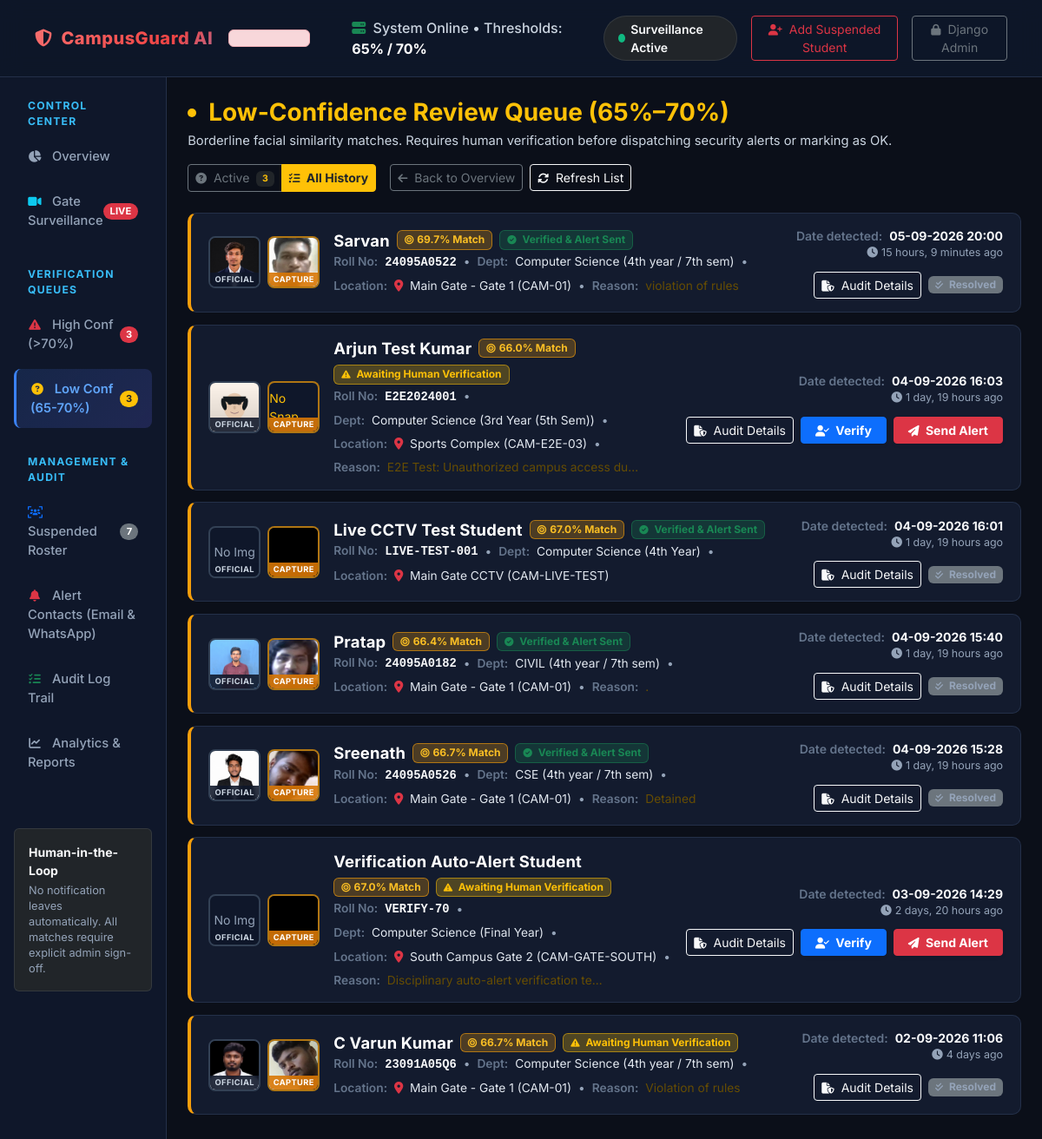
Screenshot of /queue/low-confidence/?show=all with the database file from the repository.
### surveillance/models.py (models this page shows, shortened)
class DetectionLog(models.Model):
    STATUS_CHOICES = [
        ('pending', 'Pending Review'),
        ('low_confidence', 'Low Confidence Queue (65%-70%)'),
        ('high_confidence', 'High Confidence Queue (>70%)'),
        ('verified', 'Verified Match (Alert Sent)'),
        ('acknowledged', 'Acknowledged / OK'),
        ('rejected', 'Rejected (False Positive)'),
        ('unmatched', 'Unmatched / Discarded (<65%)'),
    ]
    matched_student = models.ForeignKey(
        SuspendedStudent,
        on_delete=models.SET_NULL,
        null=True,
        blank=True,
        related_name="detections",
        verbose_name="Matched Suspended Student"
    )
    camera_id = models.CharField(
        max_length=50,
        default="CAM-01",
        verbose_name="Camera ID / Stream Source"
    )
    location = models.CharField(
        max_length=150,
        default="Main Gate - Entry Point",
        verbose_name="Gate / Camera Location"
    )
    timestamp = models.DateTimeField(
        auto_now_add=True,
        verbose_name="Detection Timestamp"
    )
    confidence_score = models.FloatField(
        verbose_name="Match Confidence Score (0.0 - 1.0)"
    )
    snapshot_image = models.ImageField(
        upload_to='snapshots/%Y/%m/%d/',
        verbose_name="Surveillance Frame Snapshot / Cropped Face"
    )
    status = models.CharField(
        max_length=30,
        choices=STATUS_CHOICES,
        default='pending',
        verbose_name="Review Status"
    )
    admin_reviewed_by = models.ForeignKey(
        User,
        on_delete=models.SET_NULL,
        null=True,
        blank=True,
        related_name="reviewed_detections",
        verbose_name="Reviewed By Admin"
    )
    admin_notes = models.TextField(
        null=True,
        blank=True,
        verbose_name="Admin Review Notes"
    )
    alert_sent = models.BooleanField(
        default=False,
        verbose_name="Email Alert Dispatched"
    )
    alert_sent_at = models.DateTimeField(
        null=True,
        blank=True,
        verbose_name="Email Alert Sent Timestamp"
    )
    whatsapp_sent = models.BooleanField(
        default=False,
        verbose_name="WhatsApp Alert Dispatched"
    )
    whatsapp_sent_at = models.DateTimeField(
        null=True,
        blank=True,
        verbose_name="WhatsApp Alert Sent Timestamp"
    )
    class Meta:
        ordering = ['-timestamp']
        verbose_name = "Detection Log"
        verbose_name_plural = "Detection Logs"
    @property
    def confidence_percentage(self):
        return round(self.confidence_score * 100, 1)

### students/models.py (models this page shows, shortened)
class SuspendedStudent(models.Model):
    STATUS_CHOICES = [
        ('active', 'Active Suspension'),
        ('expired', 'Suspension Expired'),
    ]
    student_id = models.CharField(
        max_length=50,
        unique=True,
        verbose_name="Roll Number / Student ID",
        help_text="Unique student registration/roll number."
    )
    full_name = models.CharField(
        max_length=150,
        verbose_name="Full Name"
    )
    photo = models.ImageField(
        upload_to='students/profiles/',
        verbose_name="Reference Photo"
    )
    department = models.CharField(
        max_length=100,
        verbose_name="Department"
    )
    year = models.CharField(
        max_length=20,
        verbose_name="Year / Semester"
    )
    suspension_reason = models.TextField(
        verbose_name="Reason for Suspension"
    )
    suspension_start_date = models.DateField(
        verbose_name="Suspension Start Date"
    )
    suspension_end_date = models.DateField(
        verbose_name="Suspension End Date"
    )
    status = models.CharField(
        max_length=20,
        choices=STATUS_CHOICES,
        default='active',
        verbose_name="Suspension Status"
    )
    added_by = models.ForeignKey(
        User,
        on_delete=models.SET_NULL,
        null=True,
        blank=True,
        related_name="added_students",
        verbose_name="Added By Admin"
    )
    created_at = models.DateTimeField(
        auto_now_add=True,
        verbose_name="Created At"
    )
    class Meta:
        ordering = ['-created_at']
        verbose_name = "Suspended Student"
        verbose_name_plural = "Suspended Students"

### dashboard/views.py (the view)
# urls.py: path('queue/low-confidence/', views.low_confidence_queue, name='low_confidence_queue'),
def low_confidence_queue(request):
    show_all = request.GET.get('show') == 'all'
    if not show_all:
        latest_ids = (
            DetectionLog.objects.filter(
                status='low_confidence',
                matched_student__isnull=False
            ).values('matched_student')
            .annotate(latest_id=Max('id'))
            .values_list('latest_id', flat=True)
        )
        detections = DetectionLog.objects.filter(id__in=latest_ids).select_related('matched_student').order_by('-timestamp')
    else:
        all_low_ids = (
            DetectionLog.objects.filter(
                confidence_score__gte=0.65,
                confidence_score__lt=0.70,
                matched_student__isnull=False
            ).values('matched_student')
            .annotate(latest_id=Max('id'))
            .values_list('latest_id', flat=True)
        )
        detections = DetectionLog.objects.filter(id__in=all_low_ids).select_related('matched_student').order_by('-timestamp')
    active_count = (
        DetectionLog.objects.filter(
            status='low_confidence',
            matched_student__isnull=False
        ).values('matched_student')
        .distinct()
        .count()
    )
    return render(request, 'dashboard/low_confidence_queue.html', {
        'detections': detections,
        'show_all': show_all,
        'active_count': active_count,
    })

### templates/dashboard/low_confidence_queue.html (shortened to what this page needs)
{% extends 'base.html' %}
{% load static %}
{% block content %}
<div class="container-fluid px-0">
    <div class="d-flex flex-wrap align-items-center justify-content-between gap-3 mb-4">
        <div>
            <div class="d-flex align-items-center gap-2">
                <span class="cg-pulse-dot bg-warning"></span>
                <h2 class="h3 fw-bold mb-0 text-warning">Low-Confidence Review Queue (65%–70%)</h2>
            </div>
            <p class="small mb-0 mt-1" style="color: #cbd5e1; font-weight: 400; font-size: 0.92rem;">
                Borderline facial similarity matches. Requires human verification before dispatching security alerts or marking as OK.
            </p>
        </div>
        <div class="d-flex flex-wrap align-items-center gap-2">
            <div class="btn-group btn-group-sm me-2" role="group">
                <a href="{% url 'dashboard:low_confidence_queue' %}"
                   class="btn {% if not show_all %}btn-warning text-dark fw-bold{% else %}btn-outline-secondary{% endif %}">
                    <i class="fa-solid fa-circle-question me-1"></i> Active
                    {% if active_count > 0 %}<span class="badge bg-dark text-warning ms-1">{{ active_count }}</span>{% endif %}
                </a>
                <a href="{% url 'dashboard:low_confidence_queue' %}?show=all"
                   class="btn {% if show_all %}btn-warning text-dark fw-bold{% else %}btn-outline-secondary{% endif %}">
                    <i class="fa-solid fa-list-check me-1"></i> All History
                </a>
            </div>
            <a href="{% url 'dashboard:overview' %}" class="btn btn-outline-secondary btn-sm">
                <i class="fa-solid fa-arrow-left me-1"></i> Back to Overview
            </a>
            <button onclick="window.location.reload()" class="btn btn-sm btn-outline-light">
                <i class="fa-solid fa-rotate me-1"></i> Refresh List
            </button>
        </div>
    </div>
    {% if detections %}
    <div class="cg-content-view-container">
        {% for log in detections %}
        <div class="cg-content-row low-conf {% if log.status == 'acknowledged' %}acknowledged{% endif %} d-flex flex-column flex-md-row align-items-start align-items-md-center justify-content-between gap-3">
            <div class="cg-content-thumb-container">
                <div class="cg-content-thumb-box" title="Official Reference Photo">
                    {% if log.matched_student.photo %}
                    <img src="{{ log.matched_student.photo.url }}" alt="Official Reference">
                    {% else %}
                    <div class="w-100 h-100 d-flex align-items-center justify-content-center text-muted small">No Img</div>
                    {% endif %}
                    <span class="cg-thumb-tag">Official</span>
                </div>
                <div class="cg-content-thumb-box capture-box-low" title="Surveillance Gate Capture">
                    {% if log.snapshot_image %}
                    <img src="{{ log.snapshot_image.url }}" alt="Gate Capture">
                    {% else %}
                    <div class="w-100 h-100 d-flex align-items-center justify-content-center text-warning small">No Snap</div>
                    {% endif %}
                    <span class="cg-thumb-tag capture-tag-low">Capture</span>
                </div>
            </div>
            <div class="flex-grow-1 min-w-0">
                <div class="d-flex flex-wrap align-items-center gap-2 mb-1">
                    <h5 class="cg-content-title mb-0">{{ log.matched_student.full_name }}</h5>
                    <span class="badge badge-low py-1 px-2">
                        <i class="fa-solid fa-bullseye me-1"></i>{{ log.confidence_percentage }}% Match
                    </span>
                    {% if log.status == 'verified' %}
                    <span class="badge bg-success bg-opacity-25 text-success border border-success border-opacity-50 py-1 px-2">
                        <i class="fa-solid fa-circle-check me-1"></i> Verified &amp; Alert Sent
                    </span>
                    {% elif log.status == 'acknowledged' %}
                    <span class="badge bg-secondary py-1 px-2">
                        <i class="fa-solid fa-check-double me-1"></i> Acknowledged (OK)
                    </span>
                    {% else %}
                    <span class="badge bg-warning bg-opacity-25 text-warning border border-warning border-opacity-50 py-1 px-2">
                        <i class="fa-solid fa-triangle-exclamation me-1"></i> Awaiting Human Verification
                    </span>
                    {% endif %}
                </div>
                <div class="cg-content-meta-line d-flex flex-wrap align-items-center gap-2">
                    <span>
                        <span class="cg-content-meta-label">Roll No:</span>
                        <span class="font-monospace text-light fw-bold">{{ log.matched_student.student_id }}</span>
                    </span>
                    <span class="text-muted">&bull;</span>
                    <span>
                        <span class="cg-content-meta-label">Dept:</span>
                        <span class="cg-content-meta-val">{{ log.matched_student.department }} ({{ log.matched_student.year }})</span>
                    </span>
                    <span class="text-muted">&bull;</span>
                    <span>
                        <span class="cg-content-meta-label">Location:</span>
                        <i class="fa-solid fa-location-dot text-danger me-1"></i>
                        <span class="cg-content-meta-val">{{ log.location }} ({{ log.camera_id }})</span>
                    </span>
                    {% if log.matched_student.suspension_reason %}
                    <span class="text-muted">&bull;</span>
                    <span>
                        <span class="cg-content-meta-label">Reason:</span>
                        <span class="text-warning-emphasis">{{ log.matched_student.suspension_reason|truncatechars:40 }}</span>
                    </span>
                    {% endif %}
                </div>
            </div>
            <div class="d-flex flex-column align-items-start align-items-md-end justify-content-center gap-2 flex-shrink-0">
                <div class="text-muted small text-md-end">
                    <div>
                        <span class="cg-content-meta-label">Date detected:</span>
                        <strong class="text-light">{{ log.timestamp|date:"d-m-Y H:i" }}</strong>
                    </div>
                    <div class="text-muted" style="font-size: 0.78rem;">
                        <i class="fa-solid fa-clock me-1"></i>{{ log.timestamp|timesince }} ago
                    </div>
                </div>
                <div class="d-flex align-items-center gap-2 mt-1">
                    <a href="{% url 'dashboard:detection_detail' log.id %}" class="btn btn-outline-light btn-sm py-1 px-2" title="Audit Evidence & Logs">
                        <i class="fa-solid fa-file-shield me-1"></i> Audit Details
                    </a>
                    {% if log.status == 'low_confidence' %}
                    <form method="post" action="{% url 'dashboard:verify_only_detection' log.id %}" class="d-inline">
                        <button type="submit" class="btn btn-primary btn-sm py-1 px-3 fw-bold shadow-sm" title="Confirm match and mark as Verified">
                            <i class="fa-solid fa-user-check me-1"></i> Verify
                        </button>
                    </form>
                    <form method="post" action="{% url 'dashboard:send_alert_detection' log.id %}" class="d-inline">
                        <button type="submit" class="btn btn-danger btn-sm py-1 px-3 fw-bold shadow-sm" title="Dispatch email alert to campus security authorities">
                            <i class="fa-solid fa-paper-plane me-1"></i> Send Alert
                        </button>
                    </form>
                    {% else %}
                    <span class="badge bg-secondary py-1 px-2 text-muted">
                        <i class="fa-solid fa-check-double me-1"></i> Resolved
                    </span>
                    {% endif %}
                </div>
            </div>
        </div>
        {% endfor %}
    </div>
    {% endif %}
</div>
{% endblock %}

### rows the page displays
DetectionLog: matched_student.photo (picture), snapshot_image (picture), matched_student.full_name "Sarvan", confidence_percentage "69.7", status "verified" (drawn), matched_student.student_id "24095A0522", matched_student.department "Computer Science", matched_student.year "4th year / 7th sem", location "Main Gate - Gate 1", camera_id "CAM-01", matched_student.suspension_reason "violation of rules", timestamp "05-09-2026 20:00", timestamp "15 hours, 9 minutes"
DetectionLog: matched_student.photo (picture), snapshot_image "No Snap", matched_student.full_name "Arjun Test Kumar", confidence_percentage "66.0", status "low_confidence" (drawn), matched_student.student_id "E2E2024001", matched_student.department "Computer Science", matched_student.year "3rd Year (5th Sem)", location "Sports Complex", camera_id "CAM-E2E-03", matched_student.suspension_reason "E2E Test: Unauthorized campus access du…", timestamp "04-09-2026 16:03", timestamp "1 day, 19 hours"
DetectionLog: shows "No Img", snapshot_image (picture), matched_student.full_name "Live CCTV Test Student", confidence_percentage "67.0", status "verified" (drawn), matched_student.student_id "LIVE-TEST-001", matched_student.department "Computer Science", matched_student.year "4th Year", location "Main Gate CCTV", camera_id "CAM-LIVE-TEST", timestamp "04-09-2026 16:01", timestamp "1 day, 19 hours"
DetectionLog: matched_student.photo (picture), snapshot_image (picture), matched_student.full_name "Pratap", confidence_percentage "66.4", status "verified" (drawn), matched_student.student_id "24095A0182", matched_student.department "CIVIL", matched_student.year "4th year / 7th sem", location "Main Gate - Gate 1", camera_id "CAM-01", matched_student.suspension_reason ".", timestamp "04-09-2026 15:40", timestamp "1 day, 19 hours"
DetectionLog: matched_student.photo (picture), snapshot_image (picture), matched_student.full_name "Sreenath", confidence_percentage "66.7", status "verified" (drawn), matched_student.student_id "24095A0526", matched_student.department "CSE", matched_student.year "4th year / 7th sem", location "Main Gate - Gate 1", camera_id "CAM-01", matched_student.suspension_reason "Detained", timestamp "04-09-2026 15:28", timestamp "1 day, 19 hours"
DetectionLog: shows "No Img", snapshot_image (picture), matched_student.full_name "Verification Auto-Alert Student", confidence_percentage "67.0", status "low_confidence" (drawn), matched_student.student_id "VERIFY-70", matched_student.department "Computer Science", matched_student.year "Final Year", location "South Campus Gate 2", camera_id "CAM-GATE-SOUTH", matched_student.suspension_reason "Disciplinary auto-alert verification te…", timestamp "03-09-2026 14:29", timestamp "2 days, 20 hours"
DetectionLog: matched_student.photo (picture), snapshot_image (picture), matched_student.full_name "C Varun Kumar", confidence_percentage "66.7", status "rejected" (drawn), matched_student.student_id "23091A05Q6", matched_student.department "Computer Science", matched_student.year "4th year / 7th sem", location "Main Gate - Gate 1", camera_id "CAM-01", matched_student.suspension_reason "Violation of rules", timestamp "02-09-2026 11:06", timestamp "4 days"

### other values shown
{{ nav_high_conf_count }} "3"
{{ nav_low_conf_count }} "3"
{{ nav_active_students }} "7"
{{ active_count }} "3"
